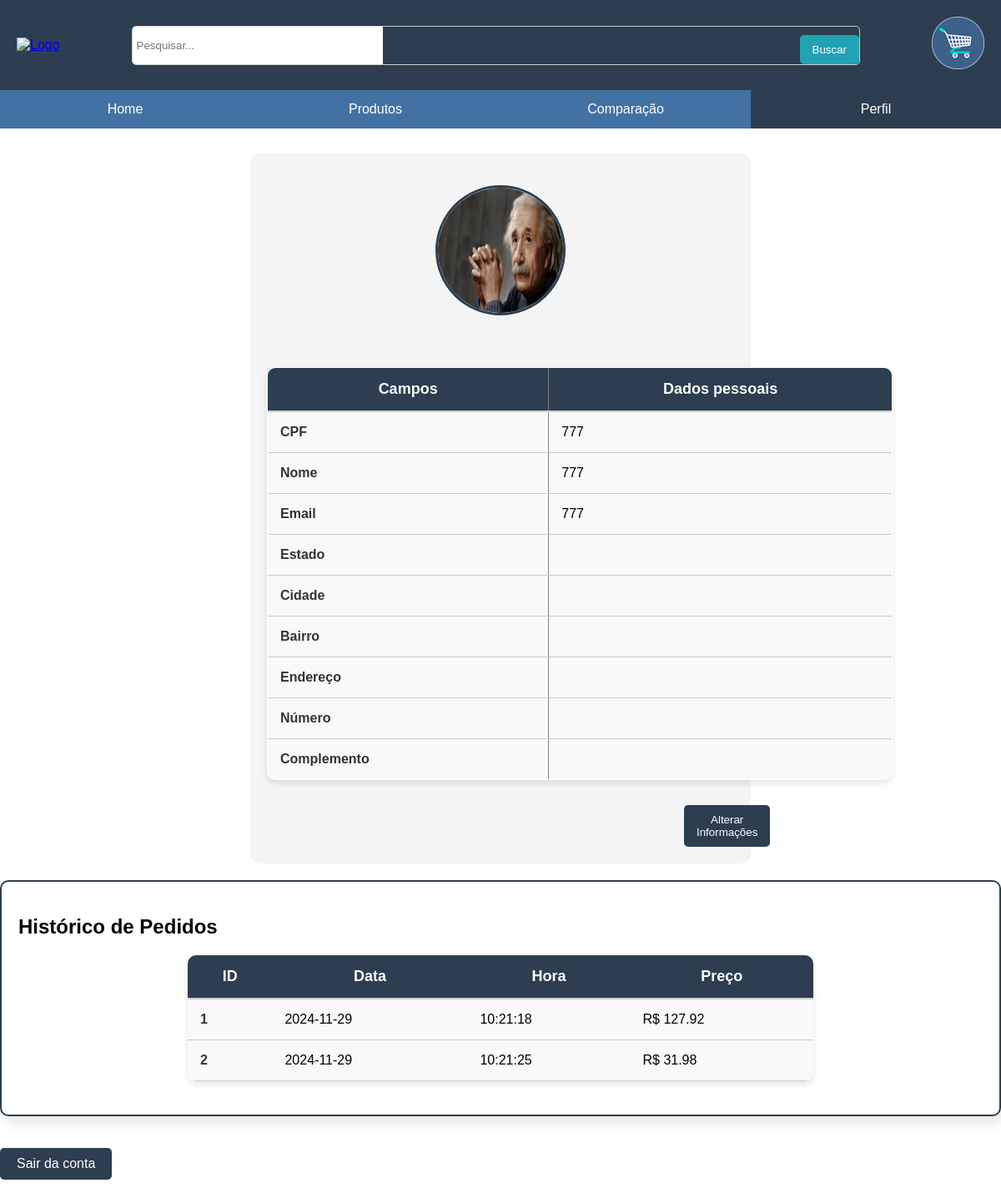
/perfil/perfil.php (signed in), run on the app's committed database.
### tables this page shows
CREATE TABLE `usuario` (
  `cpfUsuario` varchar(14) NOT NULL,
  `nomeUsuario` varchar(100) NOT NULL,
  `emailUsuario` varchar(100) NOT NULL,
  `estadoUsuario` varchar(50) DEFAULT NULL,
  `cidadeUsuario` varchar(100) DEFAULT NULL,
  `bairroUsuario` varchar(100) DEFAULT NULL,
  `enderecoUsuario` varchar(200) DEFAULT NULL,
  `numeroUsuario` varchar(10) DEFAULT NULL,
  `complementoUsuario` varchar(100) DEFAULT NULL,
  `senhaUsuario` varchar(255) NOT NULL,
  `fotoPerfil` varchar(255) DEFAULT NULL,
  `tipoUsuario` enum('adm','cliente') NOT NULL DEFAULT 'cliente'
);

CREATE TABLE `pedido` (
  `idPedido` int(11) NOT NULL,
  `cpfUsuario` varchar(14) NOT NULL,
  `dataPedido` date DEFAULT NULL,
  `horaPedido` time DEFAULT NULL,
  `estadoUsuario` varchar(50) DEFAULT NULL,
  `cidadeUsuario` varchar(100) DEFAULT NULL,
  `bairroUsuario` varchar(100) DEFAULT NULL,
  `enderecoUsuario` varchar(200) DEFAULT NULL,
  `numeroUsuario` varchar(10) DEFAULT NULL,
  `complementoUsuario` varchar(100) DEFAULT NULL,
  `desconto` decimal(10,2) DEFAULT NULL,
  `precoFinal` decimal(10,2) DEFAULT NULL,
  `statusPedido` enum('carrinho','finalizado') NOT NULL DEFAULT 'carrinho'
);

### perfil/perfil.php (the view, shortened to what this page needs)
<?php
$cpf = $_SESSION['cpf'];
$datasource = 'mysql:host=localhost;dbname=e_market';
$user = 'root';
$pass = 'vertrigo';
$db = new PDO($datasource, $user, $pass);
$query = "SELECT * FROM usuario WHERE cpfUsuario = :cpf";
$stm = $db->prepare($query);
$stm->bindParam(':cpf', $cpf);
if ($stm->execute()) {
    $user = $stm->fetch(PDO::FETCH_ASSOC);
    $nome = $user['nomeUsuario'];
    $email = $user['emailUsuario'];
    $estado = $user['estadoUsuario'];
    $cidade = $user['cidadeUsuario'];
    $bairro = $user['bairroUsuario'];
    $endereco = $user['enderecoUsuario'];
    $numero = $user['numeroUsuario'];
    $complemento = $user['complementoUsuario'];
    $fotoPerfil = $user['fotoPerfil'] ?: 'Perfil.png';
} else {
    echo '<br><p>Erro ao listar as informações pessoais</p>';
    exit;
}
?>
<!DOCTYPE html>
<html lang="pt-br">
<head>
    <link rel="stylesheet" type="text/css" href="login.css" />
    <link rel="stylesheet" href="perfil.css">
</head>
<body>
    <header>
    <div class="logo">
        <a href=" ../home/index.html">
             <img src="../imagens/logo2.png" alt="Logo">
            </a>
        </div>
        <div class="search-bar">
            <input type="search" placeholder="Pesquisar...">
            <button type="submit">Buscar</button>
        </div>
        <div class="cart">
        <a href="../pedido/carrinho.php">
                <img src="../imagens/carrinho.png" alt="Carrinho">
            </a>
        </div>
    </header>
    <nav>
        <ul>
            <li><a href="../home/index.html">Home</a></li>
            <li><a href="../pedido/compra.php">Produtos</a></li>
            <li><a href="../comparacao/index.php">Comparação</a></li>
            <li><a href="../perfil/perfil.php" style="background-color: #2c3e50; color:white;">Perfil</a></li>
        </ul>
    </nav>
    <div class=bloco-peril>
        <div class="perfil-info">
        <br>
        <img src="imagens/<?php echo htmlspecialchars($fotoPerfil); ?>" class="foto_perfil" alt="Foto de Perfil">
        <br><br>
        <table border="1">
        <tr>
            <th>Campos</th>
            <th>Dados pessoais</th>
        </tr>
        <tr>
            <td>CPF</td>
            <td><?php echo htmlspecialchars($cpf); ?></td>
        </tr>
        <tr>
            <td>Nome</td>
            <td><?php echo htmlspecialchars($nome); ?></td>
        </tr>
        <tr>
            <td>Email</td>
            <td><?php echo htmlspecialchars($email); ?></td>
        </tr>
        <tr>
            <td>Estado</td>
            <td><?php echo htmlspecialchars($estado); ?></td>
        </tr>
        <tr>
            <td>Cidade</td>
            <td><?php echo htmlspecialchars($cidade); ?></td>
        </tr>
        <tr>
            <td>Bairro</td>
            <td><?php echo htmlspecialchars($bairro); ?></td>
        </tr>
        <tr>
            <td>Endereço</td>
            <td><?php echo htmlspecialchars($endereco); ?></td>
        </tr>
        <tr>
            <td>Número</td>
            <td><?php echo htmlspecialchars($numero); ?></td>
        </tr>
        <tr>
            <td>Complemento</td>
            <td><?php echo htmlspecialchars($complemento); ?></td>
        </tr>
        </table>
        <button><a href='edita.php' >Alterar Informações</a></button>
    </div>
    <div class="pedidos-finalizados">
    <h2>Histórico de Pedidos</h2>
    <table>
        <tr>
            <th>ID</th>
            <th>Data</th>
            <th>Hora</th>
            <th>Preço</th>
        </tr>
        <?php
            $query = "SELECT * FROM pedido WHERE cpfUsuario = :cpf";
            $stm = $db->prepare($query);
            $stm->bindParam(':cpf', $cpf);
            if ($stm->execute()) {
                while ($row = $stm->fetch(PDO::FETCH_ASSOC)) {
                    $id = $row['idPedido'];
                    $data = $row['dataPedido'];
                    $hora = $row['horaPedido'];
                    $preco = $row['precoFinal'];
                    $status = $row['statusPedido'];
                    if ($status == 'finalizado') {
                        echo "<tr>
                                <td>$id</td>
                                <td>$data</td>
                                <td>$hora</td>
                                <td>R$ $preco</td>
                              </tr>";
                    }
                }
            } else {
                echo '<tr><td colspan="5">Erro ao listar o histórico de compras</td></tr>';
            }
        ?>
    </table>
</div>
        <br><a href="logout.php" class="logout-btn">Sair da conta</a>
    </div>
</body>
</html>

### perfil/login.css (style rules this page uses)
body { font-family: Arial, sans-serif; background-color: rgb(255, 255, 255); margin: 0; padding: 0 }
header { display: flex; justify-content: space-between; align-items: center; padding: 20px; background-color: #2c3e50; }
.logo img { height: 70px; }
.cart { font-size: 18px; }
nav { background-color: #4272a3; }
nav ul { list-style: none; margin: 0; padding: 0; display: flex; justify-content: space-between; }
nav ul li { margin: 0; flex: 1; text-align: center; }
nav ul li a { display: block; padding: 14px 20px; text-decoration: none; color: white; }
.search-bar { display: flex; border: 1px solid #ccc; border-radius: 5px; overflow: hidden; }
.search-bar input[type="search"] { border: none; padding: 10px; outline: none; width: 300px; }
.search-bar button { background-color: #21a3b4; border: none; color: white; padding: 10px 15px; cursor: pointer; }

### perfil/perfil.css (style rules this page uses)
.foto_perfil { height: 100px; width: 100px; border: solid 3px black; border-radius: 15px; }
.perfil-info { margin-left: 100px; }
body { font-family: Arial, sans-serif; background-color: rgb(255, 255, 255); margin: 0; padding: 0 }
header { display: flex; justify-content: space-between; align-items: center; padding: 20px; background-color: #2c3e50; }
.logo img { height: 70px; }
.cart { font-size: 18px; }
nav { background-color: #4272a3; }
nav ul { list-style: none; margin: 0; padding: 0; display: flex; justify-content: space-between; }
nav ul li { margin: 0; flex: 1; text-align: center; }
nav ul li a { display: block; padding: 14px 20px; text-decoration: none; color: white; }
.search-bar { display: flex; border: 1px solid #ccc; border-radius: 5px; overflow: hidden; }
.search-bar input[type="search"] { border: none; padding: 5px; outline: none; width: 300px; }
.search-bar button { background-color: #21a3b4; border: none; color: white; padding: 10px 15px; cursor: pointer; height: 100%; }
.logout-btn { display: inline-block; padding: 10px 20px; margin-top: 5px; margin-bottom: 10px; margin-left: 45%; background-color: #2c3e50; color: white; text-decoration: none; border-radius: 5px; border: none; cursor: pointer; text-align: center; font-size: 16px; transition: background-color 0.3s; }
.perfil-info { text-align: center; margin-top: 30px; margin-left: 300px; margin-right: 300px; border-radius: 10px; background-color: #f4f4f4; padding: 20px; }
.foto_perfil { width: 150px; height: 150px; border-radius: 50%; border: 3px solid #2c3e50; margin-bottom: 20px; }
table { width: 750px; height: 50px; margin: 20px auto; border-collapse: collapse; border-radius: 10px; overflow: hidden; background-color: #ffffff; box-shadow: 0 4px 8px rgba(0, 0, 0, 0.1); }
th { background-color: #2c3e50; color: white; padding: 15px; text-align: center; font-size: 18px; border-bottom: 2px solid #ccc; }
td { padding: 15px; text-align: left; font-size: 16px; border-bottom: 1px solid #ccc; background-color: #f9f9f9; }
td:first-child { font-weight: bold; color: #333; }
table { border-radius: 10px; border-bottom: 1px, solid, rgb(73, 73, 73); }
tr:nth-child(even) { background-color: #f4f4f4; }
.pedidos-finalizados { background-color: #ffffff; border: 2px solid #2c3e50; border-radius: 10px; padding: 20px; box-shadow: 4px 8px 16px rgba(0, 0, 0, 0.1); margin-top: 20px; text-align: left; }
button, .sair a { display: inline-block; padding: 10px 15px; margin-top: 10px; background-color: #2c3e50; color: white; text-decoration: none; border-radius: 5px; border: none; cursor: pointer; margin-left: 500px; }
button a { color: white; text-decoration: none; }

### perfil/perfil.php (style rules this page uses)
.logout-btn { display: inline-block; padding: 10px 20px; margin-top: 20px; background-color: #2c3e50; color: white; text-decoration: none; border-radius: 5px; border: none; cursor: pointer; text-align: center; font-size: 16px; transition: background-color 0.3s; position: relative; right: 45%; }

### data on the page
usuario: fotoPerfil (picture), nomeUsuario "777", emailUsuario "777"
pedido: idPedido "1", dataPedido "2024-11-29", horaPedido "10:21:18", precoFinal "127.92"
pedido: idPedido "2", dataPedido "2024-11-29", horaPedido "10:21:25", precoFinal "31.98"

### other printed values
$cpf "777"
